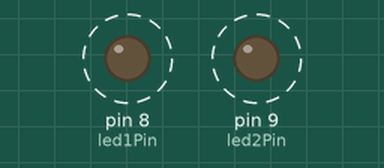
This sketch was run on a simulated Arduino Uno, built with avr-gcc and run on an emulated ATmega328P. Shown: output pins drawn as LEDs (lit = HIGH). Dashed ring = blinking.

Above: at 0.12 s.
Timing chart, 0 to 4.6 s (numbered marks = the images above):
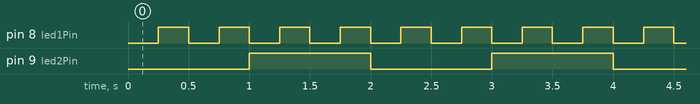

The sketch:

lab6-task2.ino
```cpp
/*
 * Lab 6 - Task 2: Dual LEDs Blinking at Independent Intervals
 */

const int led1Pin = 8; // First LED on pin 8
const int led2Pin = 9; // Second LED on pin 9

// Store last toggle timestamps
unsigned long previousMillisLED1 = 0;
unsigned long previousMillisLED2 = 0;

// Current state of each LED
int led1State = LOW;
int led2State = LOW;

// Blink intervals (ms)
const long intervalLED1 = 250;  // 250 ms ON / 250 ms OFF = 2 blinks/sec
const long intervalLED2 = 1000; // 1000 ms ON / 1000 ms OFF = 1 blink per 2 sec

void setup() {
  pinMode(led1Pin, OUTPUT);
  pinMode(led2Pin, OUTPUT);
}

void loop() {
  unsigned long currentMillis = millis();

  // Control LED 1 timing
  if (currentMillis - previousMillisLED1 >= intervalLED1) {
    previousMillisLED1 = currentMillis;
    led1State = (led1State == LOW) ? HIGH : LOW;
    digitalWrite(led1Pin, led1State);
  }

  // Control LED 2 timing
  if (currentMillis - previousMillisLED2 >= intervalLED2) {
    previousMillisLED2 = currentMillis;
    led2State = (led2State == LOW) ? HIGH : LOW;
    digitalWrite(led2Pin, led2State);
  }
}
```

Measured:
- by itself, pin 8 (led1Pin): alternates HIGH for 0.25 s and LOW for 0.25 s
- by itself, pin 9 (led2Pin): alternates HIGH for 1.0 s and LOW for 1.0 s
- by itself, everything shown: repeats every 2.0 s, in 8 steps
